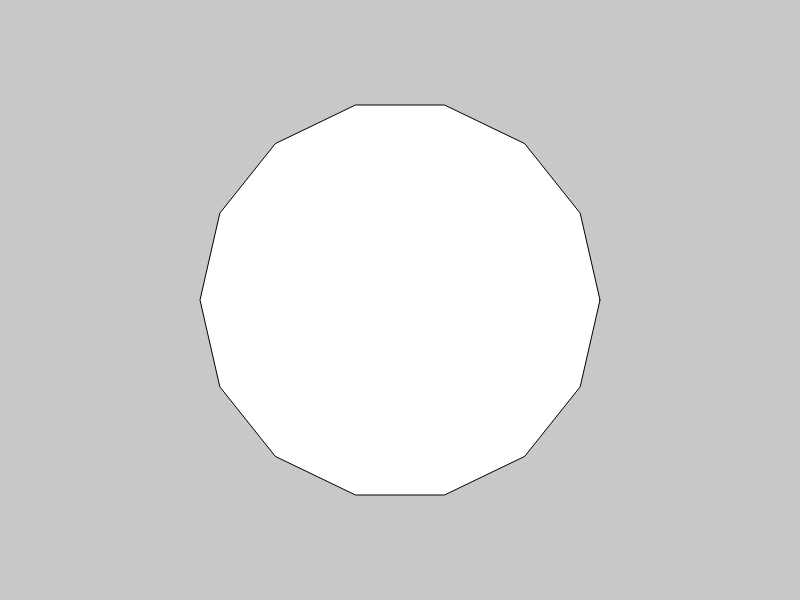
Frame 1 (no input)
Frame 60 (no input): identical to frame 1, image omitted
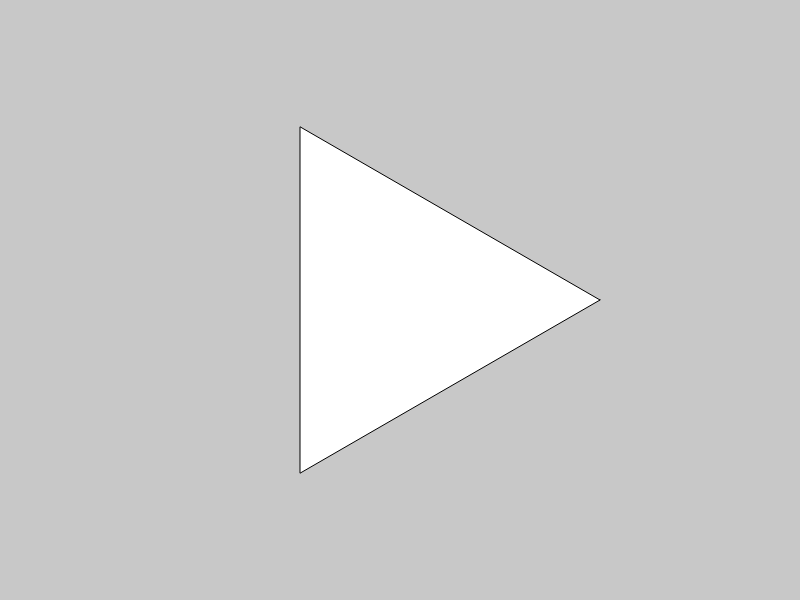
Frame 120 (the mouse pressed at the canvas centre since frame 60)

The p5.js sketch that drew these frames (run headless with seeded random() and noise() and a simulated clock; from frame 60 on, the mouse is pressed at the canvas centre):

// p5.js sketch
// ── sketch.js
let radius = 200;
let n = 3;

function setup() {
    createCanvas(800, 600);
}

function draw() {
    // Extensão LiveServer e Open In Default Browser

    // Atualiza o canvas com a cor...
    background(200);
    // Muda o ponto de origem do sistema de coordenada
    translate(width / 2, height / 2);

    let [mx, my] = relativeMouse();

    // Seta para a direita
    let v = createVector(1, 0);
    // Cria um vetor para a posição do mouse
    let u = createVector(mx, my);

    // Rotaciona o Canvas em uma angulo formado entre os vetores v e u
    // rotate(v.angleBetween(u));

    // 
    n = floor(map(u.mag(), 0, width / 2, 3 , 12));

    beginShape();
    for (let i = 0; i < n; i++) {
        let angle = map(i, 0, n, 0, TWO_PI);
        vertex(radius * cos(angle), radius * sin(angle));
    }
    endShape(CLOSE);
}

function relativeMouse() {
    let mx = mouseX;
    let my = mouseY;
    let matrix = drawingContext.getTransform();
    let pd = pixelDensity();
    let rp = matrix.inverse().transformPoint(new DOMPoint(mx * pd, my * pd));
    return [rp.x, rp.y];
}
